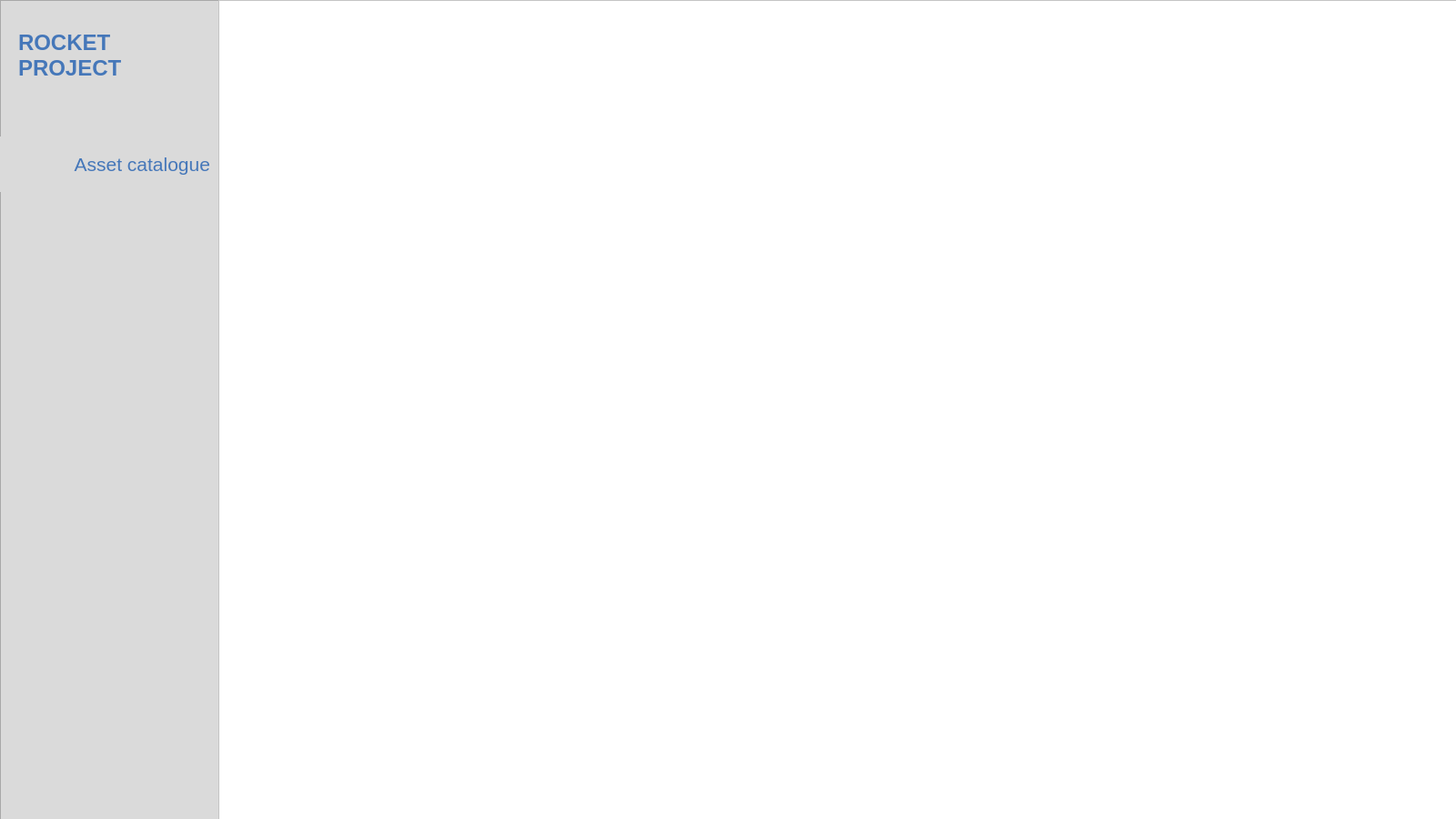
<?xml version="1.0" encoding="UTF-8"?>
<ui version="4.0">
 <class>Form</class>
 <widget class="QWidget" name="Form">
  <property name="geometry">
   <rect>
    <x>0</x>
    <y>0</y>
    <width>1600</width>
    <height>900</height>
   </rect>
  </property>
  <property name="windowTitle">
   <string>Form</string>
  </property>
  <widget class="QFrame" name="menu_frame">
   <property name="geometry">
    <rect>
     <x>0</x>
     <y>0</y>
     <width>241</width>
     <height>901</height>
    </rect>
   </property>
   <property name="styleSheet">
    <string notr="true">background-color: rgb(218, 218, 218)</string>
   </property>
   <property name="frameShape">
    <enum>QFrame::StyledPanel</enum>
   </property>
   <property name="frameShadow">
    <enum>QFrame::Raised</enum>
   </property>
   <widget class="QLabel" name="label">
    <property name="geometry">
     <rect>
      <x>20</x>
      <y>10</y>
      <width>141</width>
      <height>101</height>
     </rect>
    </property>
    <property name="font">
     <font>
      <family>Segoe UI</family>
      <pointsize>18</pointsize>
      <weight>75</weight>
      <bold>true</bold>
     </font>
    </property>
    <property name="styleSheet">
     <string notr="true">color:rgb(69, 119, 185)</string>
    </property>
    <property name="text">
     <string>ROCKET
PROJECT</string>
    </property>
   </widget>
   <widget class="QPushButton" name="pushButton">
    <property name="geometry">
     <rect>
      <x>0</x>
      <y>150</y>
      <width>241</width>
      <height>61</height>
     </rect>
    </property>
    <property name="font">
     <font>
      <family>Segoe UI</family>
      <pointsize>16</pointsize>
     </font>
    </property>
    <property name="layoutDirection">
     <enum>Qt::LeftToRight</enum>
    </property>
    <property name="styleSheet">
     <string notr="true">color:rgb(69, 119, 185);
border: none;
text-align: right;
padding-right: 10px;
</string>
    </property>
    <property name="text">
     <string>Asset catalogue</string>
    </property>
   </widget>
  </widget>
  <widget class="QFrame" name="content_frame">
   <property name="geometry">
    <rect>
     <x>240</x>
     <y>0</y>
     <width>1371</width>
     <height>901</height>
    </rect>
   </property>
   <property name="styleSheet">
    <string notr="true">background-color:rgb(255, 255, 255)</string>
   </property>
   <property name="frameShape">
    <enum>QFrame::StyledPanel</enum>
   </property>
   <property name="frameShadow">
    <enum>QFrame::Raised</enum>
   </property>
  </widget>
 </widget>
 <resources/>
 <connections/>
</ui>
